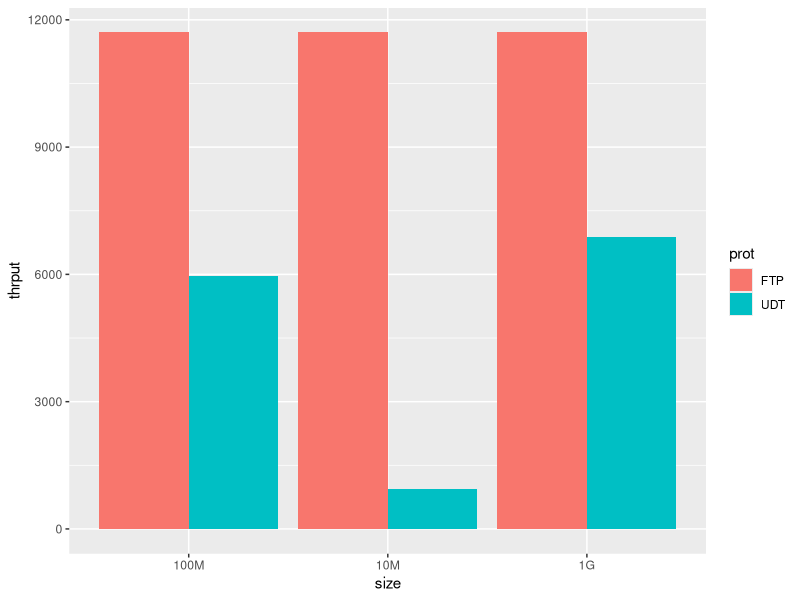

The R script that drew this image:
prot <- c("FTP","UDT")
thrput <- c(11703.1, 929.12875)
df1 <- data.frame(prot,thrput)
df1$size <- "10M"
part3 <- df1
thrput <- c(11703.1, 5961.625)
df1 <- data.frame(prot,thrput)
df1$size <- "100M"
part3 <- rbind(part3, df1)
thrput <- c(11702.9,6884.1625)
df1 <- data.frame(prot,thrput)
df1$size <- "1G"
part3 <- rbind(part3, df1)
library(ggplot2)
part3$prot <- as.factor(part3$prot)
part3$size <- as.factor(part3$size)
plot3 <- ggplot(part3, aes(fill=prot , y=thrput , x=size))
plot3<- plot3 + geom_bar(position="dodge", stat="identity")
plot3
